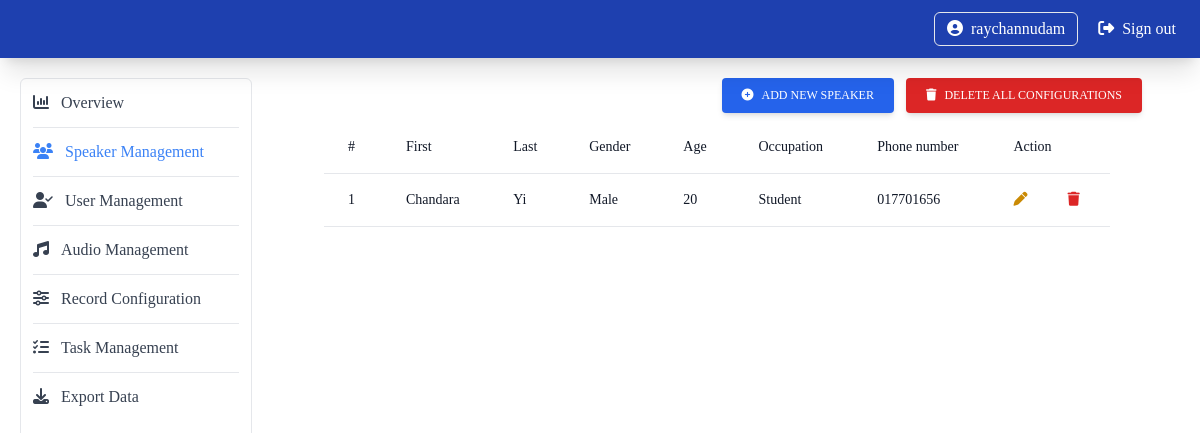
Screenshot of /dashboard/speakers (signed in) with the database file from the repository.
### src/models/user.py (models this page shows, shortened)
class User (db.Model, UserMixin):
    id = db.Column(db.Integer(), primary_key=True)
    username = db.Column(db.String(), nullable=False, unique=True)
    email = db.Column(db.String(), nullable=False)
    password_hash = db.Column(db.String(), nullable=False, default="password_disable")
    is_active = db.Column(db.Boolean(), nullable=False, default=True)
    created_at = db.Column(db.String(), nullable=False, default=datetime.now().strftime("%d/%m/%Y_%H:%M:%S"))
    updated_at = db.Column(db.String(), nullable=False, default=datetime.now().strftime("%d/%m/%Y_%H:%M:%S"))
    @property
    def password(self):
        return self.password
    roles = db.relationship('Role', secondary=user_role, backref='users', lazy=True)
    speaker = db.relationship('Speaker', backref="user", lazy=True, uselist=False)
    tasks = db.relationship('Task', backref='created_by', lazy=True)
    export_histories = db.relationship('ExportHistory', backref='user', lazy=True)

### src/models/speaker.py (models this page shows)
class Speaker(db.Model):
    id = db.Column(db.Integer(), primary_key=True)
    first_name = db.Column(db.String(), nullable=False)
    last_name = db.Column(db.String(), nullable=False)
    gender = db.Column(db.String(), nullable=False)
    age = db.Column(db.Integer(), nullable=False)
    occupation = db.Column(db.String(), nullable=False)
    phone_number = db.Column(db.String(), nullable=False)
    created_at = db.Column(db.String(), nullable=False)
    updated_at = db.Column(db.String(), nullable=False)
    created_at = db.Column(db.String(), nullable=False, default=datetime.now().strftime("%d/%m/%Y_%H:%M:%S"))
    updated_at = db.Column(db.String(), nullable=False, default=datetime.now().strftime("%d/%m/%Y_%H:%M:%S"))
    user_id = db.Column(db.Integer(), db.ForeignKey('user.id'), nullable=False)
    records = db.relationship('Audio', backref='speaker', lazy=True)

### src/routes/dashboard_routes.py (the view, shortened to what this page needs)
@app.route('/dashboard/speakers', methods=['GET', 'POST'])
@login_required
@admin_required
def dashboard_speaker_page():
    speakers = speakerController.get_all_speaker()
    add_new_speaker_form = SpeakerRegisterForm()
    edit_speaker_form = EditSpeakerForm()
    users = userController.get_all_user()
    return render_template('dashboard/registered_speaker.html', speakers = speakers, add_new_speaker_form=add_new_speaker_form, users=users, edit_speaker_form=edit_speaker_form)

### src/controllers/speaker_controller.py (called while the page is built)
    def get_all_speaker(self):
        speakers = speaker.Speaker.query.all()
        speakerList = []
        for speaker_obj in speakers:
            speakerList.append(speaker_obj)
        return speakerList

### src/controllers/user_controller.py (called while the page is built)
    def get_all_user(self):
        users = user.User.query.all()
        userList = []
        for user_obj in users:
            userList.append(user_obj)
        return userList

### src/models/user.py (called while the page is built)
@login_manager.user_loader
def load_user(user_id):
    return User.query.get(int(user_id))

### src/routes/dashboard_routes.py (called while the page is built)
def admin_required(f):
    @functools.wraps(f)
    def wrap(*args, **kwargs):
        for user_role in current_user.roles:
            if user_role.name == "admin":
                return f(*args, **kwargs)
            else:
                flash("You need to be an admin to view this page.")
                return redirect(url_for('home_page'))
    return wrap

### src/templates/dashboard/registered_speaker.html (shortened to what this page needs)
{% extends 'dashboard/dashboard.html' %}
{% block dashboard_content %}
<div class="flex flex-col text-gray-700 space-x-5 w-full">
  <div class="flex flex-row space-x-3 items-center self-end">
    <div>
      <button type="button"
        class="inline-block px-5 py-2.5 bg-blue-600 text-white font-medium text-xs leading-tight uppercase rounded shadow-md hover:bg-blue-700 hover:shadow-lg focus:bg-blue-700 focus:shadow-lg focus:outline-none focus:ring-0 active:bg-blue-800 active:shadow-lg transition duration-150 ease-in-out"
        data-bs-toggle="modal" data-bs-target="#addNewSpeaker">
        <div class="flex flex-row space-x-2 items-center">
          <div>
            <i class="fa-solid fa-circle-plus"></i>
          </div>
          <div>
            Add new speaker
          </div>
        </div>
      </button>
    </div>
    <div>
      <a href=""
        class="inline-block px-5 py-2.5 bg-red-600 text-white font-medium text-xs leading-tight uppercase rounded shadow-md hover:bg-red-700 hover:shadow-lg focus:bg-red-700 focus:shadow-lg focus:outline-none focus:ring-0 active:bg-red-800 active:shadow-lg transition duration-150 ease-in-out">
        <div class="flex flex-row space-x-2 items-center">
          <div>
            <i class="fa-solid fa-trash"></i>
          </div>
          <div>
            Delete all configurations
          </div>
        </div>
      </a>
    </div>
  </div>
  <div class="overflow-x-auto sm:-mx-6 lg:-mx-8">
    <div class="py-2 inline-block min-w-full sm:px-6 lg:px-8">
      <div class="overflow-hidden">
        <table class="min-w-full">
          <thead class="bg-white border-b">
            <tr>
              <th scope="col" class="text-sm font-medium text-gray-900 px-6 py-4 text-left">
                #
              </th>
              <th scope="col" class="text-sm font-medium text-gray-900 px-6 py-4 text-left">
                First
              </th>
              <th scope="col" class="text-sm font-medium text-gray-900 px-6 py-4 text-left">
                Last
              </th>
              <th scope="col" class="text-sm font-medium text-gray-900 px-6 py-4 text-left">
                Gender
              </th>
              <th scope="col" class="text-sm font-medium text-gray-900 px-6 py-4 text-left">
                Age
              </th>
              <th scope="col" class="text-sm font-medium text-gray-900 px-6 py-4 text-left">
                Occupation
              </th>
              <th scope="col" class="text-sm font-medium text-gray-900 px-6 py-4 text-left">
                Phone number
              </th>
              <th scope="col" class="text-sm font-medium text-gray-900 px-6 py-4 text-left">
                Action
              </th>
            </tr>
          </thead>
          <tbody>
            {% for speaker in speakers %}
            <tr class="bg-white border-b transition duration-300 ease-in-out hover:bg-gray-100">
              <td class="px-6 py-4 whitespace-nowrap text-sm font-medium text-gray-900">
                {{speaker.id}}
              </td>
              <td class="text-sm text-gray-900 font-light px-6 py-4 whitespace-nowrap">
                {{speaker.first_name}}
              </td>
              <td class="text-sm text-gray-900 font-light px-6 py-4 whitespace-nowrap">
                {{speaker.last_name}}
              </td>
              <td class="text-sm text-gray-900 font-light px-6 py-4 whitespace-nowrap">
                {{speaker.gender}}
              </td>
              <td class="text-sm text-gray-900 font-light px-6 py-4 whitespace-nowrap">
                {{speaker.age}}
              </td>
              <td class="text-sm text-gray-900 font-light px-6 py-4 whitespace-nowrap">
                {{speaker.occupation}}
              </td>
              <td class="text-sm text-gray-900 font-light px-6 py-4 whitespace-nowrap">
                {{speaker.phone_number}}
              </td>
              <td class="text-sm text-gray-900 font-light px-6 py-4 whitespace-nowrap">
                <div class="flex flex-row space-x-10 items-center">
                  <div>
                    <a type="button" data-bs-toggle="modal" data-bs-target="#addNewSpeaker{{speaker.id}}"
                      class=" cursor-pointer">
                      <div class="text-yellow-600">
                        <i class="fa-solid fa-pen"></i>
                      </div>
                    </a>
                  </div>
                  <div>
                    <a href="/dashboard/speaker/delete/{{speaker.id}}">
                      <div class="text-red-600">
                        <i class="fa-solid fa-trash"></i>
                      </div>
                    </a>
                  </div>
                </div>
              </td>
            </tr>
            {% endfor %}
          </tbody>
        </table>
      </div>
    </div>
  </div>
</div>
{% endblock %}

### src/templates/includes/navbar.html (shortened to what this page needs)
<div class=" hidden sm:block">
  <div class="sticky">
    <div class="w-screen p-3 px-6 bg-blue-800 text-white shadow-xl">
      <div class="sm:flex flex-row items-center justify-between hidden">
        {% if current_user.is_authenticated %}
          <div class="flex flex-row space-x-5 items-center">
            <div class="flex flex-row space-x-2 items-center border rounded-md px-3 py-1 hover:bg-white hover:text-gray-700">
              <div>
                <i class="fa-solid fa-circle-user"></i>
              </div>
              <div>
                <a href="">{{current_user.username}}</a>
              </div>
            </div>
            <div class="flex-row space-x-2 items-center flex">
              <div>
                <i class="fa-solid fa-right-from-bracket"></i>
              </div>
              <div>
                <a href="{{url_for('signout_page')}}">Sign out</a>
              </div>
            </div>
          </div>
        {% endif %}
      </div>
  </div>
  </div>
</div>

### rows the page displays
User: username "raychannudam"
Speaker: id "1", first_name "Chandara", last_name "Yi", gender "Male", age "20", occupation "Student", phone_number "017701656"
